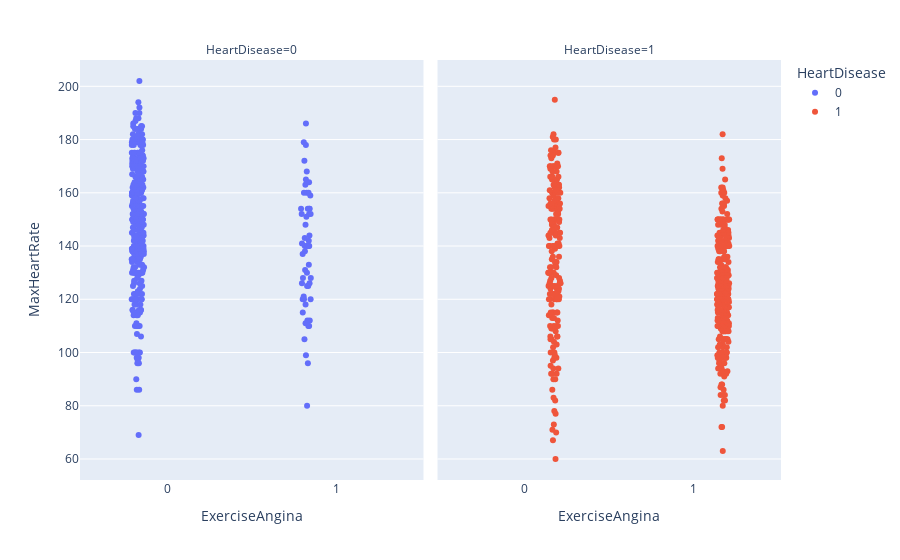

Notebook cell for this chart:
### Code cell
fig = px.strip(heart, x="ExerciseAngina", y="MaxHeartRate", facet_col="HeartDisease", color="HeartDisease")
fig.show()

### Figure 1 — Plotly figure (JSON) as saved in the notebook; plotly's stock layout.template omitted (floating-point values rounded to 4 significant figures; data arrays with more than 128 entries replaced by an {"elided": "..."} marker saying what was removed)
{"data": [{"alignmentgroup": "True", "boxpoints": "all", "fillcolor": "rgba(255,255,255,0)", "hoveron": "points", "hovertemplate": "HeartDisease=0<br>ExerciseAngina=%{x}<br>MaxHeartRate=%{y}<extra></extra>", "legendgroup": "0", "line": {"color": "rgba(255,255,255,0)"}, "marker": {"color": "#636efa"}, "name": "0", "offsetgroup": "0", "orientation": "v", "pointpos": 0, "showlegend": true, "type": "box", "x": {"elided": "410 int values"}, "x0": " ", "xaxis": "x", "y": {"elided": "410 int values"}, "y0": " ", "yaxis": "y"}, {"alignmentgroup": "True", "boxpoints": "all", "fillcolor": "rgba(255,255,255,0)", "hoveron": "points", "hovertemplate": "HeartDisease=1<br>ExerciseAngina=%{x}<br>MaxHeartRate=%{y}<extra></extra>", "legendgroup": "1", "line": {"color": "rgba(255,255,255,0)"}, "marker": {"color": "#EF553B"}, "name": "1", "offsetgroup": "1", "orientation": "v", "pointpos": 0, "showlegend": true, "type": "box", "x": {"elided": "508 int values"}, "x0": " ", "xaxis": "x2", "y": {"elided": "508 int values"}, "y0": " ", "yaxis": "y2"}], "layout": {"annotations": [{"font": {}, "showarrow": false, "text": "HeartDisease=0", "x": 0.245, "xanchor": "center", "xref": "paper", "y": 1, "yanchor": "bottom", "yref": "paper"}, {"font": {}, "showarrow": false, "text": "HeartDisease=1", "x": 0.755, "xanchor": "center", "xref": "paper", "y": 1, "yanchor": "bottom", "yref": "paper"}], "boxmode": "group", "legend": {"title": {"text": "HeartDisease"}, "tracegroupgap": 0}, "margin": {"t": 60}, "xaxis": {"anchor": "y", "domain": [0, 0.49], "title": {"text": "ExerciseAngina"}}, "xaxis2": {"anchor": "y2", "domain": [0.51, 1], "matches": "x", "title": {"text": "ExerciseAngina"}}, "yaxis": {"anchor": "x", "domain": [0, 1], "title": {"text": "MaxHeartRate"}}, "yaxis2": {"anchor": "x2", "domain": [0, 1], "matches": "y", "showticklabels": false}}}
